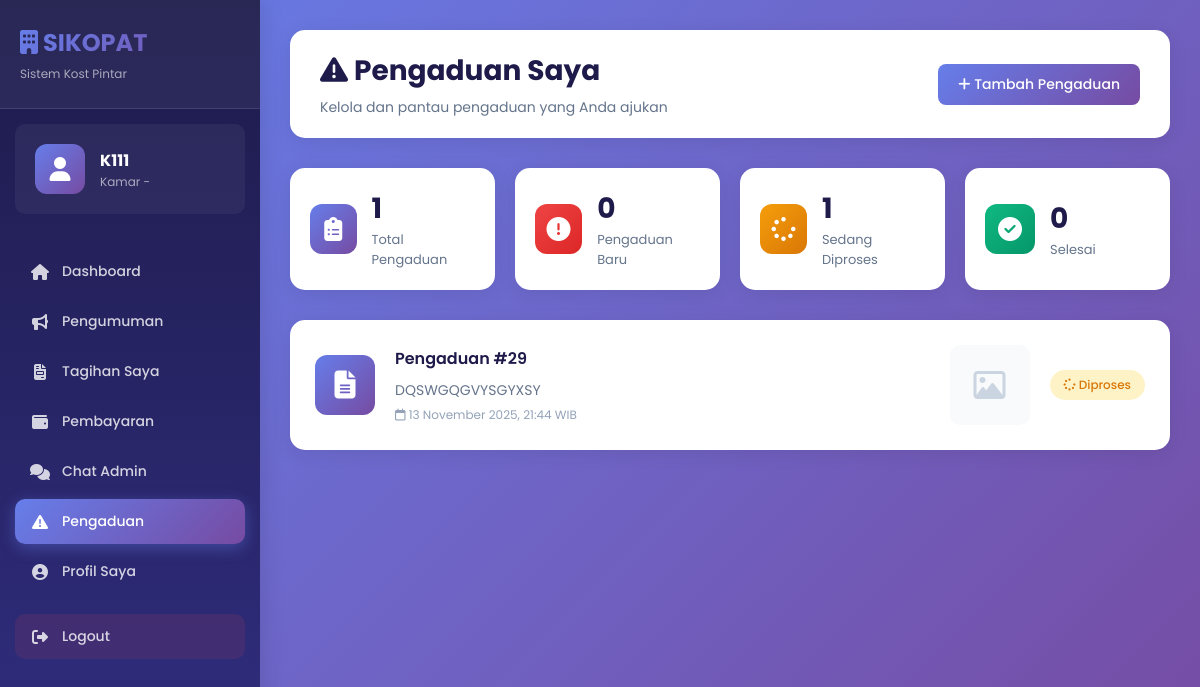
Page /penghuni/pengaduan_penghuni.php (signed in) on the committed database.
### tables this page shows
CREATE TABLE `pengaduan` (
  `id` int(11) NOT NULL,
  `user_id` int(11) DEFAULT NULL,
  `isi` text NOT NULL,
  `gambar` varchar(255) DEFAULT NULL,
  `anonim` tinyint(1) DEFAULT 0,
  `status` enum('baru','diproses','selesai') DEFAULT 'baru',
  `created_at` datetime DEFAULT current_timestamp()
);

### penghuni/pengaduan_penghuni.php (the view, shortened to what this page needs)
<?php
include '../koneksi.php';
$user_id = $_SESSION['user_id'];
$id_penghuni = $_SESSION['id_penghuni'] ?? $_SESSION['user_id'];
$query = mysqli_query($koneksi, "
    SELECT * FROM pengaduan
    WHERE user_id='$user_id'
    ORDER BY created_at DESC
");
$total = mysqli_num_rows($query);
$baru = mysqli_num_rows(mysqli_query($koneksi, "SELECT * FROM pengaduan WHERE user_id='$user_id' AND status='baru'"));
$diproses = mysqli_num_rows(mysqli_query($koneksi, "SELECT * FROM pengaduan WHERE user_id='$user_id' AND status='diproses'"));
$selesai = mysqli_num_rows(mysqli_query($koneksi, "SELECT * FROM pengaduan WHERE user_id='$user_id' AND status='selesai'"));
$q_penghuni = mysqli_query($koneksi, "
    SELECT pk.*, k.nomor_kamar
    FROM penghuni_kamar pk
    LEFT JOIN kamar k ON pk.id_kamar = k.id
    WHERE pk.id = '$id_penghuni'
");
$data_penghuni = mysqli_fetch_assoc($q_penghuni);
$username = $data_penghuni['nama_lengkap'] ?? $_SESSION['username'];
?>
<!DOCTYPE html>
<html lang="id">
<head>
<link rel="stylesheet" href="https://cdnjs.cloudflare.com/ajax/libs/font-awesome/6.5.0/css/all.min.css">
</head>
<body>
<div class="sidebar">
    <div class="sidebar-header">
        <h3><i class="fa-solid fa-building"></i> SIKOPAT</h3>
        <p>Sistem Kost Pintar</p>
    </div>
    <div class="user-profile">
        <div class="user-avatar-big">
            <i class="fa-solid fa-user"></i>
        </div>
        <div class="user-profile-info">
            <h4><?= htmlspecialchars($username) ?></h4>
            <p>Kamar <?= $data_penghuni['nomor_kamar'] ?? '-' ?></p>
        </div>
    </div>
    <ul>
        <li><a href="dashboard_penghuni.php"><i class="fa-solid fa-house"></i> Dashboard</a></li>
        <li><a href="pengumuman_penghuni.php"><i class="fa-solid fa-bullhorn"></i> Pengumuman</a></li>
        <li><a href="tagihan_penghuni.php"><i class="fa-solid fa-file-invoice"></i> Tagihan Saya</a></li>
        <li><a href="pembayaran_penghuni.php"><i class="fa-solid fa-wallet"></i> Pembayaran</a></li>
        <li><a href="chat_penghuni.php"><i class="fa-solid fa-comments"></i> Chat Admin</a></li>
        <li><a href="pengaduan_penghuni.php" class="active"><i class="fa-solid fa-triangle-exclamation"></i> Pengaduan</a></li>
        <li><a href="profil_penghuni.php"><i class="fa-solid fa-user-circle"></i> Profil Saya</a></li>
        <li>
            <a href="../logout.php" onclick="return confirm('Yakin ingin logout?')" class="logout-btn">
                <i class="fa fa-sign-out-alt"></i> Logout
            </a>
        </li>
    </ul>
</div>
<div class="content">
    <div class="top-bar">
        <div class="top-bar-left">
            <h1><i class="fa-solid fa-triangle-exclamation"></i> Pengaduan Saya</h1>
            <p>Kelola dan pantau pengaduan yang Anda ajukan</p>
        </div>
        <a href="../penghuni/pengaduan/tambah_pengaduan.php" class="btn btn-primary">
            <i class="fa-solid fa-plus"></i> Tambah Pengaduan
        </a>
    </div>
    <div class="stats-cards">
        <div class="stat-card">
            <div class="stat-icon blue">
                <i class="fa-solid fa-clipboard-list"></i>
            </div>
            <div class="stat-info">
                <h3><?= $total ?></h3>
                <p>Total Pengaduan</p>
            </div>
        </div>
        <div class="stat-card">
            <div class="stat-icon red">
                <i class="fa-solid fa-circle-exclamation"></i>
            </div>
            <div class="stat-info">
                <h3><?= $baru ?></h3>
                <p>Pengaduan Baru</p>
            </div>
        </div>
        <div class="stat-card">
            <div class="stat-icon orange">
                <i class="fa-solid fa-spinner"></i>
            </div>
            <div class="stat-info">
                <h3><?= $diproses ?></h3>
                <p>Sedang Diproses</p>
            </div>
        </div>
        <div class="stat-card">
            <div class="stat-icon green">
                <i class="fa-solid fa-circle-check"></i>
            </div>
            <div class="stat-info">
                <h3><?= $selesai ?></h3>
                <p>Selesai</p>
            </div>
        </div>
    </div>
    <div class="pengaduan-grid">
        <?php if (mysqli_num_rows($query) > 0): ?>
            <?php while ($row = mysqli_fetch_assoc($query)): ?>
                <div class="pengaduan-card">
                    <div class="pengaduan-icon">
                        <i class="fa-solid fa-file-lines"></i>
                    </div>
                    <div class="pengaduan-info">
                        <h4>Pengaduan #<?= $row['id'] ?></h4>
                        <p><?= htmlspecialchars($row['isi']) ?></p>
                        <small>
                            <i class="fa-regular fa-calendar"></i>
                            <?= date('d F Y, H:i', strtotime($row['created_at'])) ?> WIB
                        </small>
                    </div>
                    <div>
                        <?php if (!empty($row['gambar'])): ?>
                            <img
                                src="../uploads/pengaduan/<?= htmlspecialchars($row['gambar']) ?>"
                                class="pengaduan-image"
                                onclick="showPreview('../uploads/pengaduan/<?= htmlspecialchars($row['gambar']) ?>')"
                                alt="Bukti pengaduan"
                            >
                        <?php else: ?>
                            <div class="no-image">
                                <i class="fa-regular fa-image"></i>
                            </div>
                        <?php endif; ?>
                    </div>
                    <div>
                        <?php
                        $status = $row['status'];
                        $badge_class = match($status) {
                            'baru' => 'badge-baru',
                            'diproses' => 'badge-diproses',
                            'selesai' => 'badge-selesai',
                            default => 'badge-baru'
                        };
                        $icon = match($status) {
                            'baru' => 'fa-circle-exclamation',
                            'diproses' => 'fa-spinner',
                            'selesai' => 'fa-circle-check',
                            default => 'fa-circle'
                        };
                        ?>
                        <span class="badge <?= $badge_class ?>">
                            <i class="fa-solid <?= $icon ?>"></i>
                            <?= ucfirst($status) ?>
                        </span>
                    </div>
                </div>
            <?php endwhile; ?>
        <?php endif; ?>
    </div>
</div>
</body>
</html>

### rows in the picture
pengaduan: id "29", isi "DQSWGQGVYSGYXSY", created_at "13 November 2025, 21:44", status "Diproses"

### other values in the picture
$username "K111"
$data_penghuni['nomor_kamar'] "-"
$total "1"
$baru "0"
$diproses "1"
$selesai "0"
